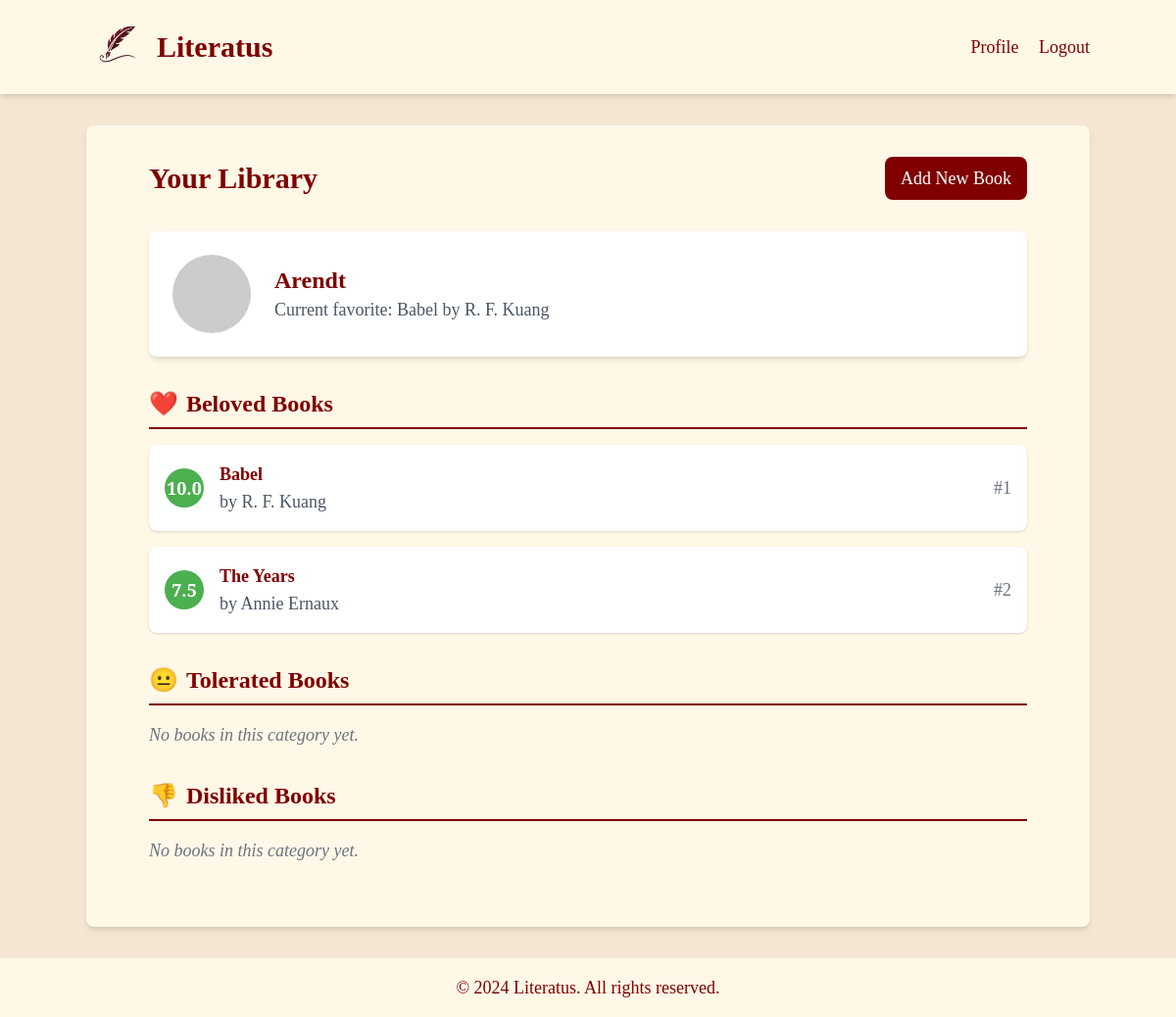
The app's page /profile (signed in), older data.
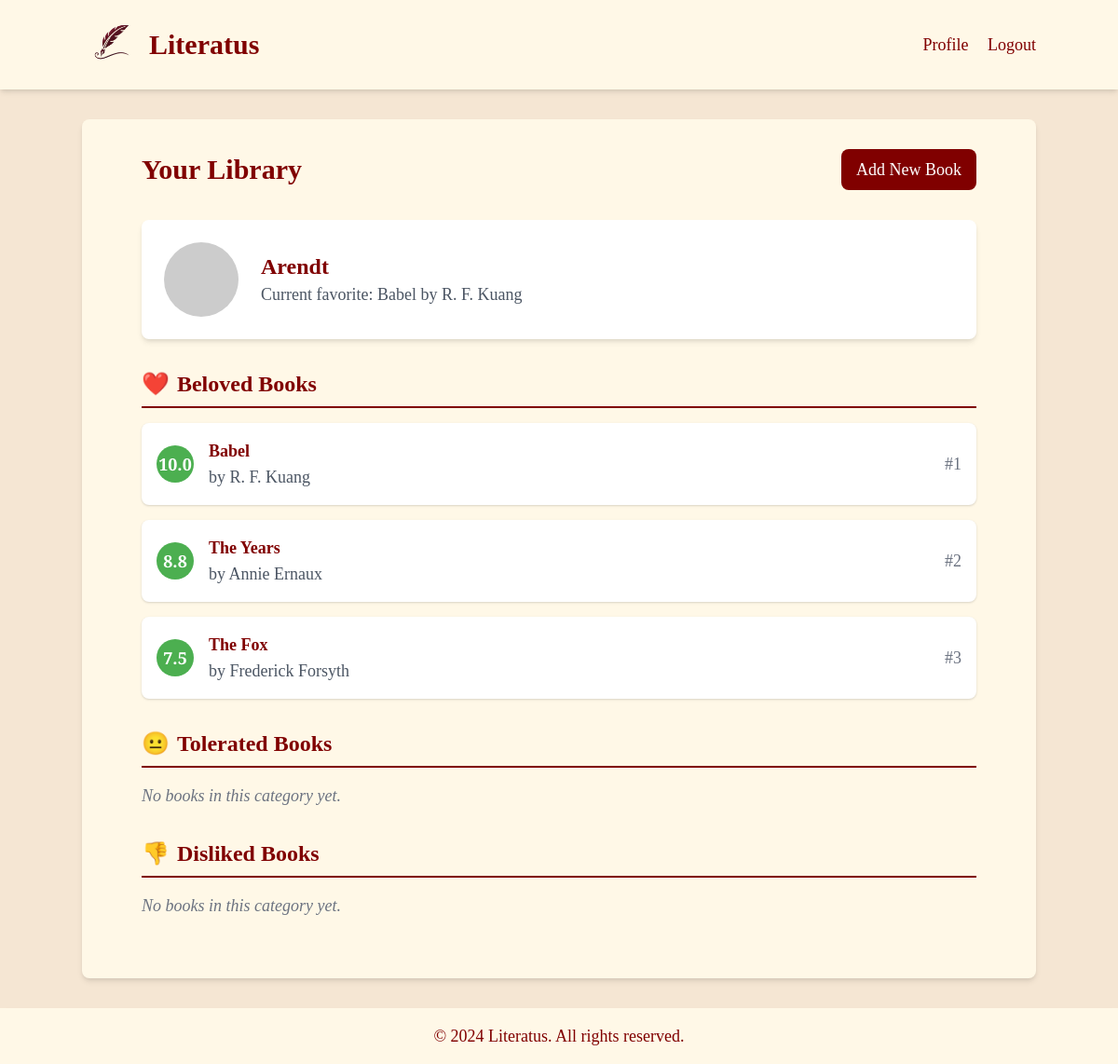
The same page, newer data.
### app.py (models this page shows, shortened)
class User(UserMixin, db.Model):
    id = db.Column(db.Integer, primary_key=True)
    username = db.Column(db.String(80), unique=True, nullable=False)
    password_hash = db.Column(db.String(128))
    profile_image = db.Column(db.String(256))
    books = db.relationship('Book', backref='user', lazy=True)
    @property
    def beloved_books(self):
        return [book for book in self.books if book.sentiment == 'beloved']
    @property
    def tolerated_books(self):
        return [book for book in self.books if book.sentiment == 'tolerated']
    @property
    def disliked_books(self):
        return [book for book in self.books if book.sentiment == 'disliked']

class Book(db.Model):
    id = db.Column(db.Integer, primary_key=True)
    title = db.Column(db.String(200), nullable=False)
    author = db.Column(db.String(100), nullable=False)
    sentiment = db.Column(db.String(20), nullable=False)
    position = db.Column(db.Integer, nullable=False)
    user_id = db.Column(db.Integer, db.ForeignKey('user.id'), nullable=False)

### app.py (the view)
@app.route('/profile')
@login_required
def profile():
    beloved_books = Book.query.filter_by(user_id=current_user.id, sentiment='beloved').order_by(Book.position).all()
    tolerated_books = Book.query.filter_by(user_id=current_user.id, sentiment='tolerated').order_by(Book.position).all()
    disliked_books = Book.query.filter_by(user_id=current_user.id, sentiment='disliked').order_by(Book.position).all()
    all_books = beloved_books + tolerated_books + disliked_books
    total_books = len(all_books)
    for i, book in enumerate(all_books):
        if book.sentiment == 'beloved':
            base = 7.5
            max_rating = 10
        elif book.sentiment == 'tolerated':
            base = 4.5
            max_rating = 7
        else:  # disliked
            base = 1
            max_rating = 4
        category_books = beloved_books if book in beloved_books else \
            tolerated_books if book in tolerated_books else \
                disliked_books
        category_position = category_books.index(book)
        category_total = len(category_books)
        book.rating = base + ((max_rating - base) * (1 - (category_position / (category_total - 1 or 1))))
        book.rating = round(book.rating, 1)  # Round to one decimal place
        book.global_position = i + 1
    return render_template('profile.html', user=current_user,
                           beloved_books=beloved_books,
                           tolerated_books=tolerated_books,
                           disliked_books=disliked_books)

### app.py (called while the page is built)
@login_manager.user_loader
def load_user(user_id):
    return User.query.get(int(user_id))

### templates/profile.html (shortened to what this page needs)
{% extends "layout.html" %}
{% block content %}
<div class="max-w-4xl mx-auto">
    <div class="flex justify-between items-center mb-8">
        <h1 class="text-3xl font-bold text-maroon font-title">Your Library</h1>
        <a href="{{ url_for('home') }}" class="bg-maroon text-white px-4 py-2 rounded-lg hover:bg-maroon-dark transition duration-300">Add New Book</a>
    </div>
    <div class="bg-white p-6 rounded-lg shadow-md mb-8 flex items-center">
        <img src="https://api.dicebear.com/6.x/initials/svg?seed={{ user.username }}" alt="{{ user.username }}" class="w-20 h-20 rounded-full mr-6">
        <div>
            <h2 class="text-2xl font-semibold text-maroon font-title">{{ user.username.capitalize() }}</h2>
            {% if beloved_books %}
                <p class="text-gray-600">Current favorite: {{ beloved_books[0].title }} by {{ beloved_books[0].author }}</p>
            {% else %}
                <p class="text-gray-600">No favorite book yet</p>
            {% endif %}
        </div>
    </div>
    {% for category, books, color, icon in [
        ('Beloved Books', user.beloved_books, 'beloved', '❤️'),
        ('Tolerated Books', user.tolerated_books, 'tolerated', '😐'),
        ('Disliked Books', user.disliked_books, 'disliked', '👎')
    ] %}
        <section class="mb-8">
            <h2 class="text-2xl font-semibold text-maroon font-title category-header">
                <span class="category-icon">{{ icon }}</span>{{ category }}
            </h2>
            {% if books %}
                <ul class="space-y-4">
                {% for book in books|sort(attribute='rating', reverse=True) %}
                    <li class="flex items-center bg-white p-4 rounded-lg shadow">
                        <span class="rating-circle {{ color }} mr-4 flex-shrink-0">
                            {{ "%.1f"|format(book.rating) }}
                        </span>
                        <div class="flex-grow">
                            <h3 class="font-semibold text-maroon font-title">{{ book.title }}</h3>
                            <p class="text-gray-600">by {{ book.author }}</p>
                        </div>
                        <span class="text-gray-500 ml-4">#{{ book.global_position }}</span>
                    </li>
                {% endfor %}
                </ul>
            {% else %}
                <p class="italic text-gray-500">No books in this category yet.</p>
            {% endif %}
        </section>
    {% endfor %}
</div>
{% endblock %}

### templates/layout.html (shortened to what this page needs)
<!DOCTYPE html>
<html lang="en">
<head>
    <link href="https://cdn.jsdelivr.net/npm/tailwindcss@2.2.19/dist/tailwind.min.css" rel="stylesheet">
</head>
<body class="min-h-screen flex flex-col text-lg">
    <header class="bg-cream text-maroon p-4 shadow-md">
        <div class="container mx-auto flex justify-between items-center">
            <div class="flex items-center">
                <img src="{{ url_for('static', filename='images/quilless.png') }}" alt="Literatus Logo" class="h-16 w-16 mr-2">
                <a href="{{ url_for('home') }}" class="font-title font-bold text-3xl">Literatus</a>
            </div>
            <nav>
                {% if current_user.is_authenticated %}
                    <a href="{{ url_for('profile') }}" class="text-maroon hover:text-maroon-dark mr-4">Profile</a>
                    <a href="{{ url_for('logout') }}" class="text-maroon hover:text-maroon-dark">Logout</a>
                {% else %}
                    <a href="{{ url_for('login') }}" class="text-maroon hover:text-maroon-dark mr-4">Login</a>
                    <a href="{{ url_for('register') }}" class="text-maroon hover:text-maroon-dark">Register</a>
                {% endif %}
            </nav>
        </div>
    </header>
    <main class="container mx-auto mt-8 p-8 bg-cream rounded-lg shadow-md flex-grow">
        {% block content %}{% endblock %}
    </main>
    <footer class="bg-cream text-maroon text-center p-4 mt-8 shadow-md">
        <p>&copy; 2024 Literatus. All rights reserved.</p>
    </footer>
</body>
</html>

### templates/layout.html (style rules this page uses)
body { background-color: #F5E6D3; font-family: 'EB Garamond', serif; }
.bg-cream { background-color: #FFF8E7; }
.text-maroon { color: #800000; }
.bg-maroon { background-color: #800000; }
h1, h2, h3, h4, h5, h6, .font-title { font-family: 'Caslon', serif; }

### templates/profile.html (style rules this page uses)
.rating-circle { width: 40px; height: 40px; border-radius: 50%; display: inline-flex; align-items: center; justify-content: center; font-weight: bold; color: white; }
.beloved { background-color: #4CAF50; }
.category-header { border-bottom: 2px solid #800000; padding-bottom: 0.5rem; margin-bottom: 1rem; display: flex; align-items: center; }
.category-icon { margin-right: 0.5rem; }

Row changes from the older to the newer data that the page shows:
computed for Book "The Years": rating "7.5" → "8.8"
added Book: rating "7.5", title "The Fox", author "Frederick Forsyth", global_position "3"
